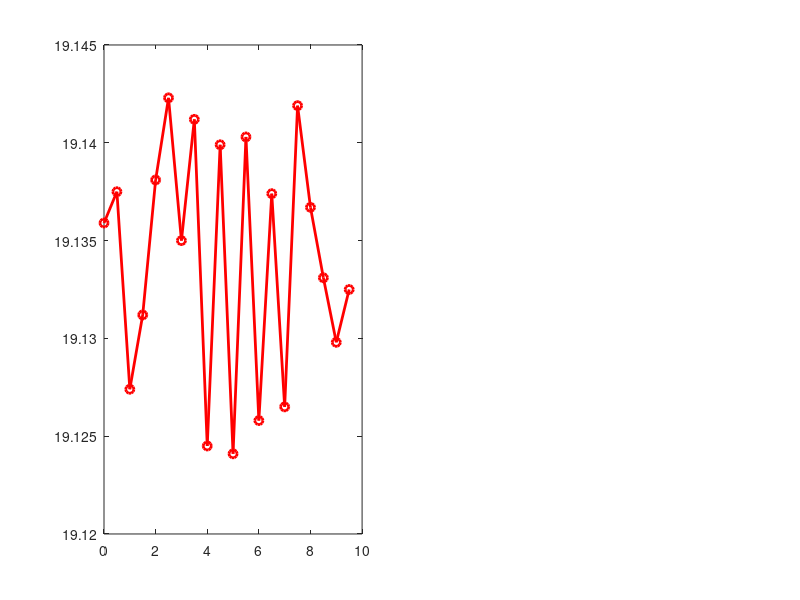

Reproduce this figure in MATLAB. (Note: this script raises an error after producing the figure.)
clc, clear all;

time_intervals = 0:0.5:9.5; % Time from 0 to 9.5 minutes

% Test 3 results
FIT4000_kg_hr_test3 = [19.1359, 19.1375, 19.1274, 19.1312, 19.1381, 19.1423, 19.1350, 19.1412, 19.1245, 19.1399, ...
                        19.1241, 19.1403, 19.1258, 19.1374, 19.1265, 19.1419, 19.1367, 19.1331, 19.1298, 19.1325];
ExternFlowmeter_kg_hr_test3 = [19.1534, 19.1599, 19.1518, 19.1606, 19.1527, 19.1563, 19.1532, 19.1574, 19.1581, 19.1557, ...
                                19.1546, 19.1589, 19.1592, 19.1548, 19.1554, 19.1551, 19.1559, 19.1544, 19.1575, 19.1562];

% Test 4 results
FIT4000_kg_hr_test4 = [11.1368, 11.1223, 11.1204, 11.1400, 11.1317, 11.1185, 11.1269, 11.1394, 11.1278, 11.1331, ...
                        11.1355, 11.1164, 11.1303, 11.1345, 11.1372, 11.1238, 11.1216, 11.1241, 11.1295, 11.1289];
ExternFlowmeter_kg_hr_test4 = [11.1502, 11.1426, 11.1427, 11.1418, 11.1514, 11.1486, 11.1433, 11.1446, 11.1497, 11.1467, ...
                                11.1442, 11.1461, 11.1491, 11.1443, 11.1519, 11.1463, 11.1494, 11.1487, 11.1455, 11.1453];

% Calculate the average values for each test
average_FIT4000_test3 = mean(FIT4000_kg_hr_test3);
average_ExternFlowmeter_test3 = mean(ExternFlowmeter_kg_hr_test3);
average_FIT4000_test4 = mean(FIT4000_kg_hr_test4);
average_ExternFlowmeter_test4 = mean(ExternFlowmeter_kg_hr_test4);


% Totalizer
Totalizer_FIT4000_test3 = 3.1894 * 60/10;
Totalizer_ExternFlowmeter_test3 = 3.2271 * 60/10;

Totalizer_FIT4000_test4 = 1.8704 * 60/10;
Totalizer_ExternFlowmeter_test4 = 1.8769 * 60/10;


% Create figure
figure;

% Subplot for Test 3
subplot(1,2,1); % Adjust to a 1x2 grid for two tests
plot(time_intervals, FIT4000_kg_hr_test3,'LineWidth', 2, 'Marker', 'o', 'Color', 'red','DisplayName', '42FIT4000');
hold on;
yline(Totalizer_FIT4000_test3,':', 'Color', 'red', 'LineWidth', 2,'DisplayName', 'Totalizer');
plot(time_intervals, ExternFlowmeter_kg_hr_test3, 'LineWidth', 2, 'Marker', 's', 'Color', 'green','DisplayName', 'External Flow meter');
yline(Totalizer_ExternFlowmeter_test3,':', 'Color', 'green', 'LineWidth', 2,'DisplayName', 'Totalizer');
title('Deviation Test 3 [Pump Strokelength: 50%]');
xlabel('Time [min]', 'FontSize', 10, 'FontWeight', 'bold');
ylabel('Flow Rate [kg/hr]', 'FontSize', 10, 'FontWeight', 'bold');
xlim([0,9.5]);
ylim([10 25]);
grid on;
legend('show');

% Subplot for Test 4
subplot(1,2,2); % Adjust to a 1x2 grid for two tests
plot(time_intervals, FIT4000_kg_hr_test4, 'LineWidth', 2, 'Marker', 'o', 'Color', 'red','DisplayName', '42FIT4000');
hold on;
yline(Totalizer_FIT4000_test4,':', 'Color', 'red', 'LineWidth', 2,'DisplayName', 'Totalizer');
plot(time_intervals, ExternFlowmeter_kg_hr_test4,'LineWidth', 2, 'Marker', 's', 'Color', 'green','DisplayName', 'External Flow meter');
yline(Totalizer_ExternFlowmeter_test4,':', 'Color', 'green', 'LineWidth', 2,'DisplayName', 'Totalizer');
title('Deviation Test 4 [Pump Strokelength: 35%]');
xlabel('Time [min]', 'FontSize', 10, 'FontWeight', 'bold');
ylabel('Flow Rate [kg/hr]', 'FontSize', 10, 'FontWeight', 'bold');
xlim([0,9.5]);
ylim([10 25]);
grid on;
legend('show');

hold off;
